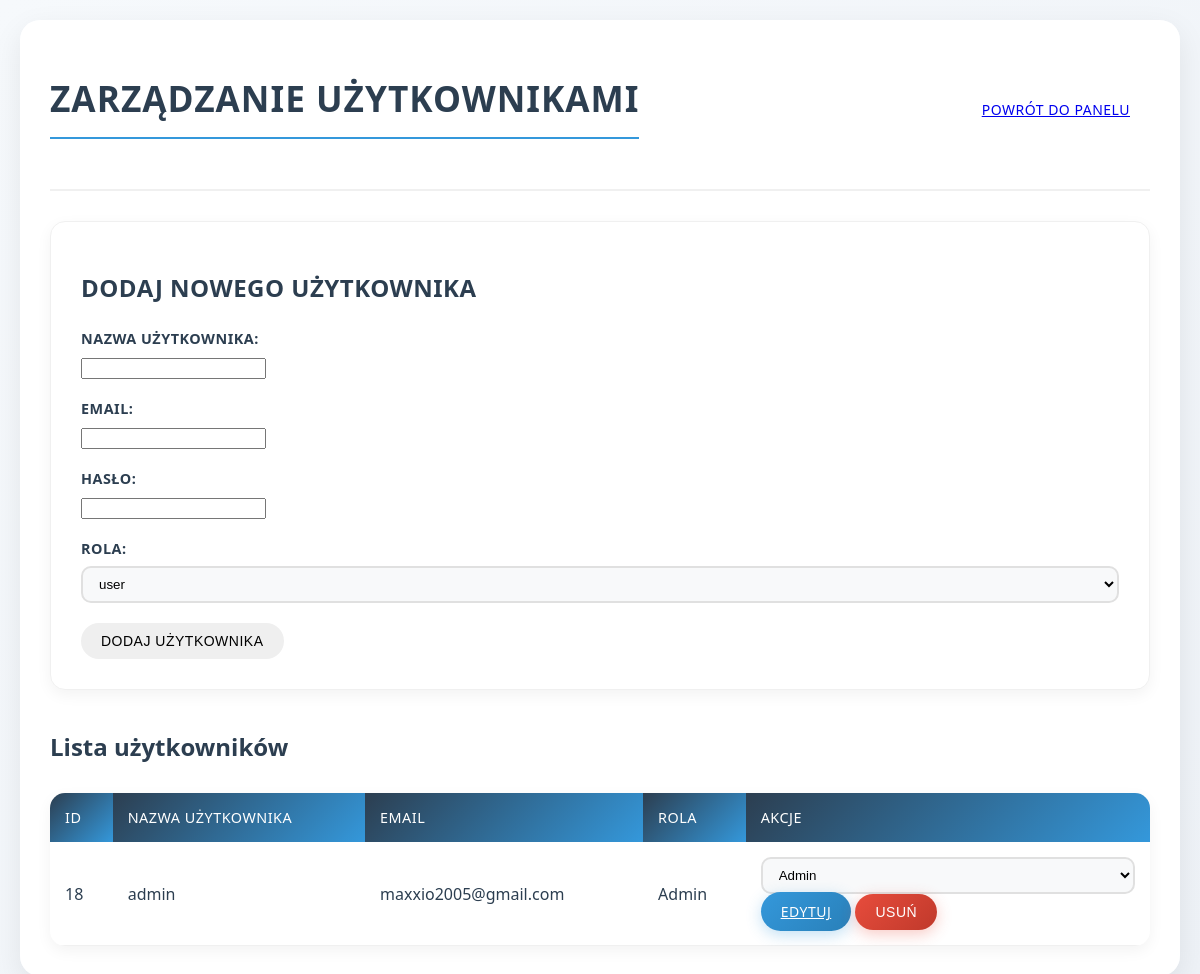
The page /admin/admin_users.php (signed in) on the database its author committed.
### tables this page shows
CREATE TABLE `users` (
  `id` int(11) NOT NULL,
  `username` varchar(50) NOT NULL,
  `email` varchar(100) NOT NULL,
  `phone` varchar(15) DEFAULT NULL,
  `password` varchar(255) NOT NULL,
  `created_at` timestamp NOT NULL DEFAULT current_timestamp(),
  `is_admin` tinyint(1) DEFAULT 0,
  `role` enum('user','manager','admin') NOT NULL DEFAULT 'user'
);

### admin/admin_users.php (the view, shortened to what this page needs)
<?php
$host = 'localhost';
$db   = 'sklep_online';
$user = 'root';
$pass = '';
$charset = 'utf8mb4';
$dsn = "mysql:host=$host;dbname=$db;charset=$charset";
$options = [
    PDO::ATTR_ERRMODE            => PDO::ERRMODE_EXCEPTION,
    PDO::ATTR_DEFAULT_FETCH_MODE => PDO::FETCH_ASSOC,
    PDO::ATTR_EMULATE_PREPARES   => false,
];
try {
    $pdo = new PDO($dsn, $user, $pass, $options);
} catch (PDOException $e) {
    die("Błąd połączenia z bazą danych: " . $e->getMessage());
}
try {
    $stmt = $pdo->query("SELECT id, username, email, role FROM users ORDER BY id");
    $users = $stmt->fetchAll();
} catch (PDOException $e) {
    $error = "Błąd podczas pobierania listy użytkowników: " . $e->getMessage();
}
$roles = ['user', 'manager', 'admin'];
?>
<!DOCTYPE html>
<html lang="pl">
<head>
</head>
<body>
    <div class="container">
        <div class="header">
            <h1>Zarządzanie użytkownikami</h1>
            <a href="admin_panel.php" class="btn">Powrót do panelu</a>
        </div>
        <div class="product-form">
            <h2>Dodaj nowego użytkownika</h2>
            <form method="post" action="">
                <div class="form-group">
                    <label for="username">Nazwa użytkownika:</label>
                    <input type="text" id="username" name="username" required>
                </div>
                <div class="form-group">
                    <label for="email">Email:</label>
                    <input type="email" id="email" name="email" required>
                </div>
                <div class="form-group">
                    <label for="password">Hasło:</label>
                    <input type="password" id="password" name="password" required>
                </div>
                <div class="form-group">
                    <label for="role">Rola:</label>
                    <select id="role" name="role" required>
                        <?php foreach ($roles as $role): ?>
                            <option value="<?php echo $role; ?>"><?php echo $role; ?></option>
                        <?php endforeach; ?>
                    </select>
                </div>
                <button type="submit" class="btn">Dodaj użytkownika</button>
            </form>
        </div>
        <h2>Lista użytkowników</h2>
        <?php if (empty($users)): ?>
            <p>Brak użytkowników w bazie danych.</p>
        <?php else: ?>
            <table class="table">
                <thead>
                    <tr>
                        <th>ID</th>
                        <th>Nazwa użytkownika</th>
                        <th>Email</th>
                        <th>Rola</th>
                        <th>Akcje</th>
                    </tr>
                </thead>
                <tbody>
                    <?php foreach ($users as $user): ?>
                    <tr>
                        <td><?php echo $user['id']; ?></td>
                        <td><?php echo htmlspecialchars($user['username']); ?></td>
                        <td><?php echo htmlspecialchars($user['email']); ?></td>
                        <td><?php echo ucfirst($user['role']); ?></td>
                        <td>
                            <form method="POST" style="display: inline;">
                                <select name="role" onchange="this.form.submit()">
                                    <?php foreach ($roles as $role): ?>
                                        <option value="<?php echo $role; ?>" <?php echo $user['role'] == $role ? 'selected' : ''; ?>>
                                            <?php echo ucfirst($role); ?>
                                        </option>
                                    <?php endforeach; ?>
                                </select>
                            </form>
                            <a href="admin_edit_user.php?id=<?php echo $user['id']; ?>" class="btn btn-primary">Edytuj</a>
                            <form method="POST" style="display: inline;">
                                <button type="submit" class="btn btn-danger" onclick="return confirm('Czy na pewno chcesz usunąć tego użytkownika?')">Usuń</button>
                            </form>
                        </td>
                    </tr>
                    <?php endforeach; ?>
                </tbody>
            </table>
        <?php endif; ?>
    </div>
</body>
</html>

### admin/admin_users.php (style rules this page uses)
body { font-family: 'Segoe UI', Tahoma, Geneva, Verdana, sans-serif; background: linear-gradient(135deg, #f6f9fc 0%, #eef2f7 100%); color: #2c3e50; margin: 0; padding: 20px; min-height: 100vh; }
.container { max-width: 1200px; margin: 0 auto; padding: 30px; background: rgba(255, 255, 255, 0.95); border-radius: 20px; box-shadow: 0 10px 30px rgba(0, 0, 0, 0.08); backdrop-filter: blur(10px); }
h1 { color: #2c3e50; margin-bottom: 30px; border-bottom: 2px solid #3498db; padding-bottom: 15px; font-weight: 600; text-transform: uppercase; letter-spacing: 1px; font-size: 2.2em; }
.table { width: 100%; border-collapse: separate; border-spacing: 0; margin-top: 30px; background: white; border-radius: 15px; overflow: hidden; box-shadow: 0 5px 15px rgba(0, 0, 0, 0.05); }
.table th { background: linear-gradient(135deg, #2c3e50 0%, #3498db 100%); color: white; padding: 15px; text-align: left; font-weight: 500; text-transform: uppercase; font-size: 0.9em; letter-spacing: 0.5px; }
.table td { padding: 15px; border-bottom: 1px solid #f0f0f0; transition: all 0.3s ease; }
.btn { padding: 10px 20px; border: none; border-radius: 25px; cursor: pointer; font-size: 14px; transition: all 0.3s ease; font-weight: 500; text-transform: uppercase; letter-spacing: 0.5px; }
.btn-primary { background: linear-gradient(135deg, #3498db 0%, #2980b9 100%); color: white; box-shadow: 0 4px 15px rgba(52, 152, 219, 0.3); }
.btn-danger { background: linear-gradient(135deg, #e74c3c 0%, #c0392b 100%); color: white; box-shadow: 0 4px 15px rgba(231, 76, 60, 0.3); }
.form-group { margin-bottom: 20px; }
.form-group label { display: block; margin-bottom: 8px; color: #2c3e50; font-weight: 600; text-transform: uppercase; font-size: 0.9em; letter-spacing: 0.5px; }
.header { display: flex; justify-content: space-between; align-items: center; margin-bottom: 30px; padding-bottom: 20px; border-bottom: 2px solid #f0f0f0; }
.product-form { background: white; padding: 30px; border-radius: 15px; box-shadow: 0 5px 15px rgba(0, 0, 0, 0.05); margin-bottom: 40px; border: 1px solid #f0f0f0; }
.product-form h2 { color: #2c3e50; margin-bottom: 25px; font-weight: 600; text-transform: uppercase; letter-spacing: 0.5px; font-size: 1.5em; }
select { padding: 8px 12px; border: 2px solid #e0e0e0; border-radius: 10px; background: #f8f9fa; transition: all 0.3s ease; width: 100%; }

### rows shown on the page
users: id "18", username "admin", email "maxxio2005@gmail.com", role "Admin"

### other values the page prints
form field role "user"
